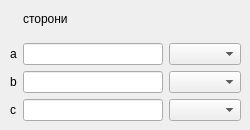
      <widget class="QWidget" name="page_geron">
       <widget class="QWidget" name="formLayoutWidget">
        <property name="geometry">
         <rect>
          <x>10</x>
          <y>0</y>
          <width>231</width>
          <height>121</height>
         </rect>
        </property>
        <layout class="QGridLayout" name="gridLayout">
         <item row="3" column="0">
          <widget class="QLabel" name="label_7">
           <property name="text">
            <string>c</string>
           </property>
          </widget>
         </item>
         <item row="2" column="1">
          <widget class="QLineEdit" name="lineEdit_2"/>
         </item>
         <item row="1" column="1">
          <widget class="QLineEdit" name="lineEdit"/>
         </item>
         <item row="3" column="1">
          <widget class="QLineEdit" name="lineEdit_3"/>
         </item>
         <item row="0" column="1">
          <widget class="QLabel" name="label_2">
           <property name="text">
            <string>сторони</string>
           </property>
          </widget>
         </item>
         <item row="1" column="0">
          <widget class="QLabel" name="label_5">
           <property name="text">
            <string>a</string>
           </property>
          </widget>
         </item>
         <item row="2" column="0">
          <widget class="QLabel" name="label_6">
           <property name="text">
            <string>b</string>
           </property>
          </widget>
         </item>
         <item row="1" column="2">
          <widget class="QComboBox" name="comboBox"/>
         </item>
         <item row="2" column="2">
          <widget class="QComboBox" name="comboBox_2"/>
         </item>
         <item row="3" column="2">
          <widget class="QComboBox" name="comboBox_3"/>
         </item>
        </layout>
       </widget>
      </widget>
